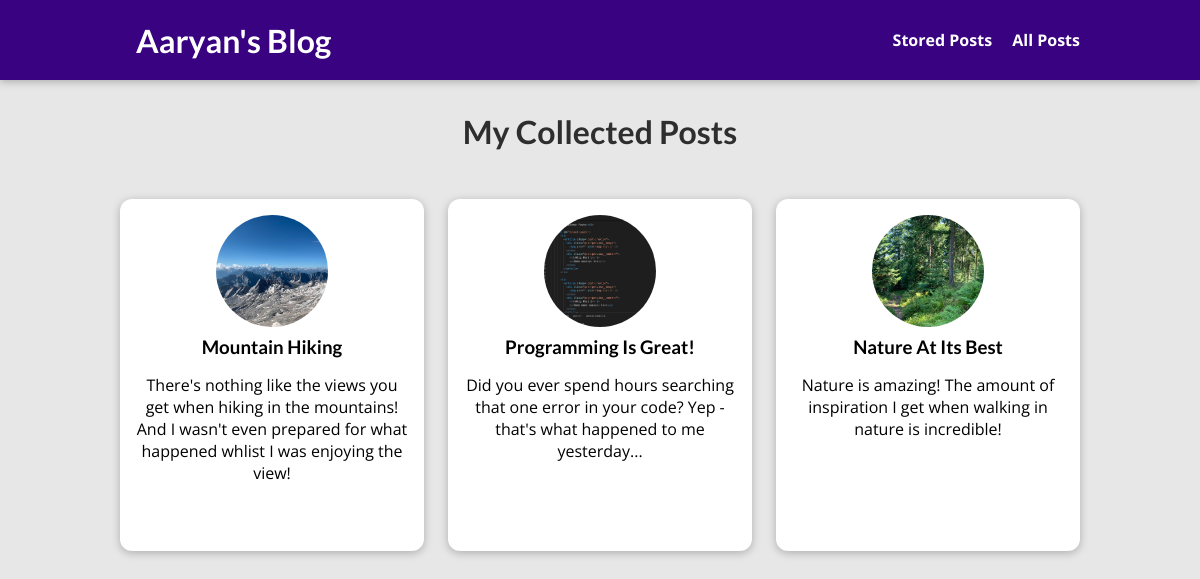
The page /posts on the database its author committed.
### blog/models.py (models this page shows, shortened)
class Post(models.Model):
    title = models.CharField(max_length=150)
    excerpt = models.CharField(max_length=200)
    image = models.ImageField(upload_to="posts",null=True)
    date = models.DateField(auto_now=True)
    slug = models.SlugField(unique=True, db_index=True)
    content = models.TextField(validators=[MinLengthValidator(10)])
    tag = models.ManyToManyField(Tag)
    author = models.ForeignKey(Author,on_delete=models.SET_NULL,null=True,related_name="posts")

### blog/views.py (the view)
# urls.py: path('posts', views.AllPostsView.as_view(), name='posts-page'),
class AllPostsView(ListView):
    template_name="blog/all-posts.html"
    model=Post
    ordering=["-date"]
    context_object_name="all_posts"

### blog/templates/blog/all-posts.html (shortened to what this page needs)
{% extends "base.html"%}
{% load static %}
{% block css_files%}
<link rel="stylesheet" href="{% static 'blog/post.css' %}">
<link rel="stylesheet" href="{% static 'blog/all-posts.css' %}">
{%endblock%}
{% block content %}
<section id="all-posts">
    <h2>My Collected Posts</h2>
    <ul>
        {% for post in all_posts %}
            {% include 'blog/includes/posts.html' %}
        {% endfor %}
    </ul>
</section>
{% endblock %}

### blog/templates/blog/includes/posts.html
<li>
    <article class="post">
      <a href="{% url 'post-detail-page' post.slug %}">
        <img src="{{post.image.url}}" alt={{post.title}}/>
        <div class="post__content">
          <h3>{{post.title}}</h3>
          <p>{{post.excerpt}}</p>
        </div>
      </a>
    </article>
  </li>

### static/app.css (style rules this page uses)
* { box-sizing: border-box; }
html { font-family: 'Open Sans', 'Lato', sans-serif; }
body { margin: 0; }
h1, h2, h3 { font-family: 'Lato', sans-serif; font-weight: bold; }

### blog/static/blog/post.css (style rules this page uses)
.post { display: flex; flex-direction: column; align-items: center; text-align: center; }
.post a { text-decoration: none; color: black; transition: all 0.2s ease; padding: 1rem; }
.post img { width: 5rem; height: 5rem; object-fit: cover; border-radius: 50%; }
.post h3 { margin: 0.25rem 0; }

### blog/static/blog/all-posts.css (style rules this page uses)
body { background-color: #e7e7e7; }
#all-posts { margin: 7rem auto; width: 90%; max-width: 60rem; }
#all-posts h2 { text-align: center; font-size: 2rem; color: #2e2e2e; margin: 3rem 0; }
ul { list-style: none; margin: 0; padding: 0; display: grid; grid-template-columns: repeat(auto-fill, minmax(17rem, 1fr)); gap: 1.5rem; }
.post img { width: 7rem; height: 7rem; }
.post a { height: 22rem; transform-origin: center; box-shadow: 0 2px 8px rgba(0, 0, 0, 0.25); border-radius: 12px; background-color: white; }

### rows shown on the page
Post: image (picture), title "Mountain Hiking", excerpt "There's nothing like the views you get when hiking in the mountains! And I wasn't even prepared for what happened whlist I was enjoying the view!"
Post: image (picture), title "Programming Is Great!", excerpt "Did you ever spend hours searching that one error in your code? Yep - that's what happened to me yesterday..."
Post: image (picture), title "Nature At Its Best", excerpt "Nature is amazing! The amount of inspiration I get when walking in nature is incredible!"
